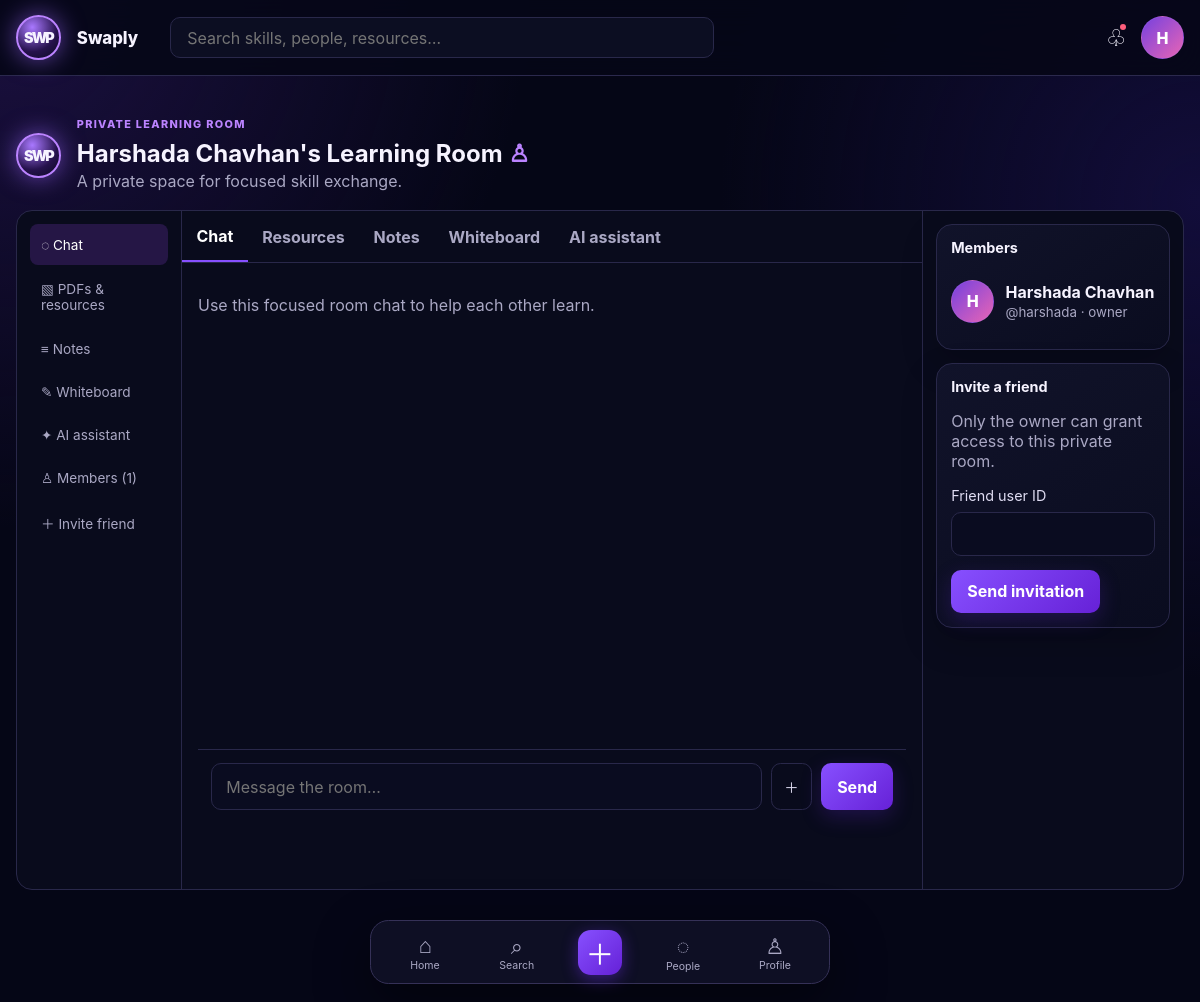
The page /rooms/2 (signed in) on the database its author committed.
### tables this page shows
CREATE TABLE users (id INTEGER PRIMARY KEY AUTOINCREMENT, username TEXT NOT NULL COLLATE NOCASE UNIQUE, email TEXT NOT NULL COLLATE NOCASE UNIQUE, password_hash TEXT NOT NULL, full_name TEXT NOT NULL, is_admin INTEGER NOT NULL DEFAULT 0 CHECK(is_admin IN (0,1)), is_active INTEGER NOT NULL DEFAULT 1 CHECK(is_active IN (0,1)), created_at TEXT NOT NULL DEFAULT CURRENT_TIMESTAMP, updated_at TEXT NOT NULL DEFAULT CURRENT_TIMESTAMP);

CREATE TABLE rooms (id INTEGER PRIMARY KEY AUTOINCREMENT, owner_id INTEGER NOT NULL REFERENCES users(id) ON DELETE CASCADE, room_type TEXT NOT NULL CHECK(room_type IN ('personal','virtual')), title TEXT NOT NULL, slug TEXT NOT NULL UNIQUE, description TEXT NOT NULL DEFAULT '', is_open INTEGER NOT NULL DEFAULT 0 CHECK(is_open IN (0,1)), focus_minutes INTEGER NOT NULL DEFAULT 50 CHECK(focus_minutes BETWEEN 5 AND 180), break_minutes INTEGER NOT NULL DEFAULT 10 CHECK(break_minutes BETWEEN 1 AND 60), created_at TEXT NOT NULL DEFAULT CURRENT_TIMESTAMP);

CREATE TABLE room_members (room_id INTEGER NOT NULL REFERENCES rooms(id) ON DELETE CASCADE, user_id INTEGER NOT NULL REFERENCES users(id) ON DELETE CASCADE, role TEXT NOT NULL DEFAULT 'member' CHECK(role IN ('owner','member')), joined_at TEXT NOT NULL DEFAULT CURRENT_TIMESTAMP, PRIMARY KEY(room_id,user_id));

### routes/rooms.py (the view)
@rooms_bp.route("/rooms/<int:room_id>", methods=["GET"])
@login_required
def room(room_id):
    room_data, membership = room_for_user(room_id, allow_join=True)
    if not membership:
        return render_template("room_join.html", room=room_data)
    members = query("SELECT u.id,u.username,u.full_name,p.avatar_path,rm.role FROM room_members rm JOIN users u ON u.id=rm.user_id JOIN profiles p ON p.user_id=u.id WHERE rm.room_id=? ORDER BY rm.role DESC,u.full_name", (room_id,))
    friends = query("SELECT u.id,u.username,u.full_name FROM friendships f JOIN users u ON u.id=CASE WHEN f.requester_id=? THEN f.recipient_id ELSE f.requester_id END WHERE (f.requester_id=? OR f.recipient_id=?) AND f.status='accepted' AND NOT EXISTS(SELECT 1 FROM room_members rm WHERE rm.room_id=? AND rm.user_id=u.id) ORDER BY u.full_name", (current_user.id,current_user.id,current_user.id,room_id)) if room_data["room_type"] == "personal" and membership["role"] == "owner" else []
    notes = query("SELECT n.*,u.username FROM room_notes n JOIN users u ON u.id=n.author_id WHERE n.room_id=? ORDER BY n.updated_at DESC", (room_id,))
    resources = query("SELECT * FROM resources WHERE room_id=? ORDER BY created_at DESC", (room_id,))
    messages = query("SELECT m.*,u.username,u.full_name FROM messages m JOIN users u ON u.id=m.sender_id WHERE m.room_id=? ORDER BY m.created_at DESC LIMIT 100", (room_id,))
    presence = query("SELECT sp.*,u.username,u.full_name,p.avatar_path FROM study_presence sp JOIN users u ON u.id=sp.user_id JOIN profiles p ON p.user_id=u.id WHERE sp.room_id=? AND sp.last_seen > datetime('now','-2 minutes')", (room_id,))
    return render_template("room.html", room=room_data, membership=membership, members=members, friends=friends, notes=notes, resources=resources, messages=messages, presence=presence)

### app.py (called while the page is built)
def create_app(config_class=Config):
    app = Flask(__name__, instance_relative_config=True)
    app.config.from_object(config_class)
    app.config.from_pyfile("config.py", silent=True)
    config_class.validate()
    login_manager.init_app(app)
    app.teardown_appcontext(close_db)
    install_security(app)
    from models.user import User
    @login_manager.user_loader
    def load_user(user_id):
        return User.get_by_id(user_id)
    from routes.auth import auth_bp
    from routes.main import main_bp
    from routes.social import social_bp
    from routes.rooms import rooms_bp
    from routes.admin import admin_bp
    for blueprint in (auth_bp, main_bp, social_bp, rooms_bp, admin_bp):
        app.register_blueprint(blueprint)
    with app.app_context():
        init_db()
    return app

### database/core.py (called while the page is built)
def get_db():
    if "db" not in g:
        path = Path(current_app.config["DATABASE_PATH"]); path.parent.mkdir(parents=True, exist_ok=True)
        g.db = sqlite3.connect(str(path)); g.db.row_factory = sqlite3.Row; g.db.execute("PRAGMA foreign_keys=ON")
    return g.db

def query(sql, params=(), one=False):
    cursor = get_db().execute(sql, params); rows = cursor.fetchall(); cursor.close()
    return (rows[0] if rows else None) if one else rows

### models/user.py (called while the page is built)
    @property
    def is_active(self):
        return self._active

    @classmethod
    def get_by_id(cls, user_id):
        row = query("SELECT * FROM users WHERE id = ?", (user_id,), one=True)
        return cls(row) if row else None

### routes/rooms.py (called while the page is built)
def room_for_user(room_id, allow_join=False):
    room = query("SELECT * FROM rooms WHERE id=?", (room_id,), one=True)
    if not room: abort(404)
    member = query("SELECT role FROM room_members WHERE room_id=? AND user_id=?", (room_id, current_user.id), one=True)
    if not member and not (allow_join and room["room_type"] == "virtual" and room["is_open"]): abort(403)
    return room, member

### security.py (called while the page is built)
def csrf_token():
    token = session.get("csrf_token")
    if not token:
        token = secrets.token_urlsafe(32); session["csrf_token"] = token
    return token

### templates/room.html (shortened to what this page needs)
{% extends 'base.html' %}{% block content %}<section class="room-page" data-room-id="{{ room.id }}" data-room-type="{{ room.room_type }}"><header class="room-header"><a class="brand brand-small" href="{{ url_for('main.home') }}"><span>SWP</span></a><div><p class="eyebrow">{{ 'PRIVATE LEARNING ROOM' if room.room_type == 'personal' else 'VIRTUAL STUDY ROOM' }}</p><h1>{{ room.title }} {% if room.room_type == 'personal' %}<span class="violet">♙</span>{% endif %}</h1><p>{{ room.description }}</p></div></header><div class="room-layout"><aside class="room-sidebar"><a href="#room-chat" class="active">◌ Chat</a><a href="#room-resources">▧ PDFs & resources</a><a href="#room-notes">≡ Notes</a><a href="#whiteboard">✎ Whiteboard</a><a href="#room-ai">✦ AI assistant</a><a href="#room-members">♙ Members ({{ members|length }})</a>{% if membership.role == 'owner' and room.room_type == 'personal' %}<a href="#invite">＋ Invite friend</a>{% endif %}</aside><section class="room-workspace"><div class="room-tabs"><button data-room-panel="chat" class="active">Chat</button><button data-room-panel="resources">Resources</button><button data-room-panel="notes">Notes</button><button data-room-panel="whiteboard">Whiteboard</button><button data-room-panel="ai">AI assistant</button></div><section id="room-chat" class="room-panel active"><div class="message-list" id="room-messages">{% for message in messages|reverse %}<article class="message {% if message.sender_id == current_user.id %}mine{% endif %}"><strong>{{ 'You' if message.sender_id == current_user.id else message.username }}</strong><p>{{ message.body }}</p>{% if message.attachment_path %}<a href="{{ url_for('main.media', kind='message', item_id=message.id) }}" target="_blank">▧ {{ message.attachment_name }}</a>{% endif %}<small>{{ message.created_at }}</small></article>{% else %}<p class="muted">Use this focused room chat to help each other learn.</p>{% endfor %}</div><form class="message-compose" id="room-message-form" enctype="multipart/form-data"><input name="body" maxlength="2000" placeholder="Message the room…"><label class="attach">＋</label><button>Send</button></form></section></section><aside class="room-info"><section id="room-members" class="panel"><h2>Members</h2>{% for member in members %}<div class="member-row"><span class="avatar avatar-letter">{{ member.username[0]|upper }}</span><span><strong>{{ member.full_name }}</strong><small>@{{ member.username }} · {{ member.role }}</small></span></div>{% endfor %}</section>{% if room.room_type == 'personal' and membership.role == 'owner' %}<section id="invite" class="panel"><h2>Invite a friend</h2><p class="muted">Only the owner can grant access to this private room.</p><form method="post" action="{{ url_for('rooms.invite', room_id=room.id) }}"><label>Friend user ID<input type="number" name="user_id" min="1" required></label><button>Send invitation</button></form></section>{% endif %}</aside></div></section>{% endblock %}

### templates/base.html (shortened to what this page needs)
<!doctype html>
<html lang="en"><head>
  <link rel="stylesheet" href="{{ url_for('static', filename='css/style.css') }}">
  <link rel="stylesheet" href="{{ url_for('static', filename='css/room.css') }}">
</head><body class="{% block body_class %}{% endblock %}">
{% if current_user.is_authenticated %}
<header class="topbar"><a class="brand brand-small" href="{{ url_for('main.home') }}"><span>SWP</span></a><a class="wordmark" href="{{ url_for('main.home') }}">Swaply</a><form class="top-search" action="{{ url_for('main.search') }}"><input name="q" placeholder="Search skills, people, resources…" aria-label="Search"></form><div class="top-actions"><a href="{{ url_for('main.notifications') }}" aria-label="Notifications" class="icon-link">♧<i class="notification-dot"></i></a><a href="{{ url_for('social.profile', username=current_user.username) }}" class="avatar avatar-letter">{{ current_user.username[0]|upper }}</a></div></header>
{% endif %}
<main class="page-shell {% if current_user.is_authenticated %}with-nav{% endif %}">
{% block content %}{% endblock %}
</main>
{% if current_user.is_authenticated %}
<nav class="bottom-nav" aria-label="Primary navigation"><a href="{{ url_for('main.home') }}" class=""><b>⌂</b><span>Home</span></a><a href="{{ url_for('main.search') }}" class=""><b>⌕</b><span>Search</span></a><a class="create-nav" href="{{ url_for('social.create_post') }}" aria-label="Create post">＋</a><a href="{{ url_for('social.friends') }}" class=""><b>◌</b><span>People</span></a><a href="{{ url_for('social.profile', username=current_user.username) }}" class=""><b>♙</b><span>Profile</span></a></nav>
{% endif %}
</body></html>

### static/css/room.css (style rules this page uses)
.room-page { max-width:1380px;margin:auto }
.room-header { display:flex;align-items:center;gap:1rem;padding:1rem 0 }
.room-header>div { flex:1 }
.room-header h1 { margin:.15rem 0;font-size:1.5rem }
.room-header p:last-child { margin:.2rem 0;color:var(--muted) }
.room-layout { display:grid;grid-template-columns:165px minmax(0,1fr) 260px;border:1px solid var(--line);border-radius:1rem;overflow:hidden;background:#090b1c;min-height:680px }
.room-sidebar { padding:.8rem;border-right:1px solid var(--line);display:grid;align-content:start;gap:.3rem }
.room-sidebar a { padding:.7rem;border-radius:.5rem;color:var(--muted);font-size:.85rem }
.room-sidebar a.active,.room-sidebar a:hover { background:#251645;color:#fff }
.room-workspace { min-width:0;border-right:1px solid var(--line) }
.room-tabs { display:flex;overflow:auto;border-bottom:1px solid var(--line) }
.room-tabs button { width:auto;white-space:nowrap;background:transparent;box-shadow:none;border-radius:0;padding:.9rem;color:var(--muted) }
.room-tabs button.active { color:#fff;border-bottom:2px solid var(--violet) }
.room-panel { display:none;padding:1rem }
.room-panel.active { display:block }
.room-panel .message-list { height:470px;padding:0 }
.room-info { padding:.8rem;display:grid;align-content:start;gap:.8rem }
.room-info .panel { padding:.9rem }
.room-info h2 { font-size:.9rem;margin:0 0 .7rem }

### rows shown on the page
users: username "H"
rooms: room_type "PRIVATE LEARNING ROOM", title "Harshada Chavhan's Learning Room", description "A private space for focused skill exchange."
room_members: username "H", full_name "Harshada Chavhan", username "harshada", role "owner"

### other values the page prints
{{ members|length }} "1"
